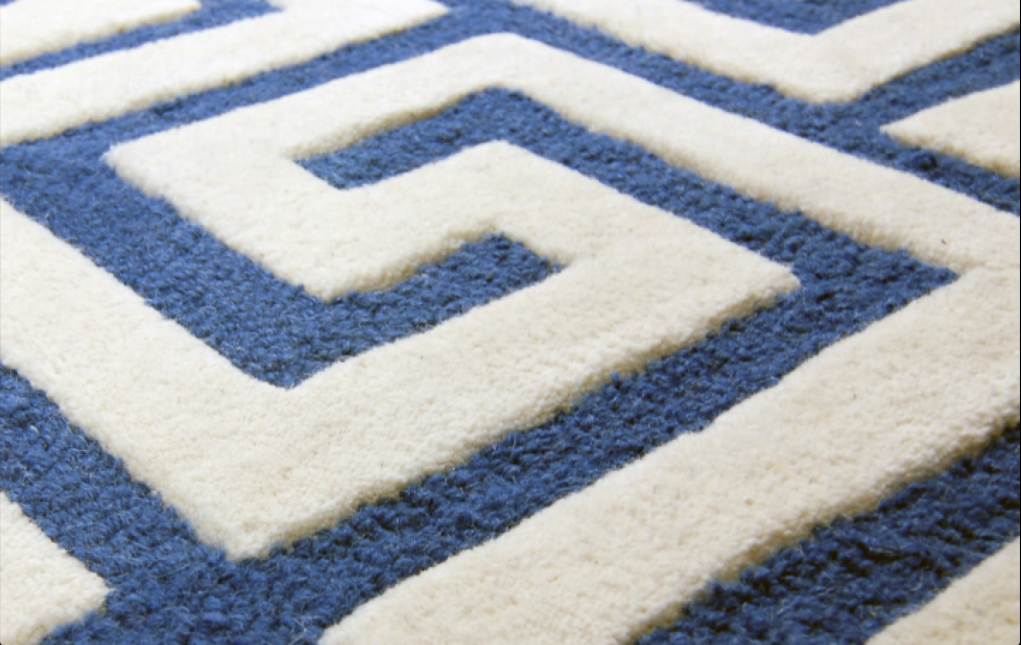
#> input picture Chapter03/images/blue_carpet.png, 1021 x 645 px
$ python -i streamlit_app.py   (imports and definitions only)   (older library calls are emulated)
#> lines starting #> are read from the running program, lines starting #| are printed output that depends on the picture; after the words box and inside, x2 and y2 are one past the last pixel; in counts of white or black regions, pixels touching at a corner belong together
#> further down, picture is the input picture: shape (645, 1021, 3); mean B, G, R 176.5, 168.3, 162.8
"""
Capítulo 3 - Efectos de Cartoonización
Demostración del código 05_cartoonizing.py
"""

import streamlit as st
import cv2
import numpy as np
import os
from PIL import Image

# Configuración de la página
# [5 lines not run here, left out]

def cartoonize_image(img, ksize=5, sketch_mode=False):
    """Función de cartoonización del código original"""
#> called with ksize = 5, sketch_mode = False
    num_repetitions, sigma_color, sigma_space, ds_factor = 10, 5, 7, 4

    # Convert image to grayscale
    img_gray = cv2.cvtColor(img, cv2.COLOR_BGR2GRAY)
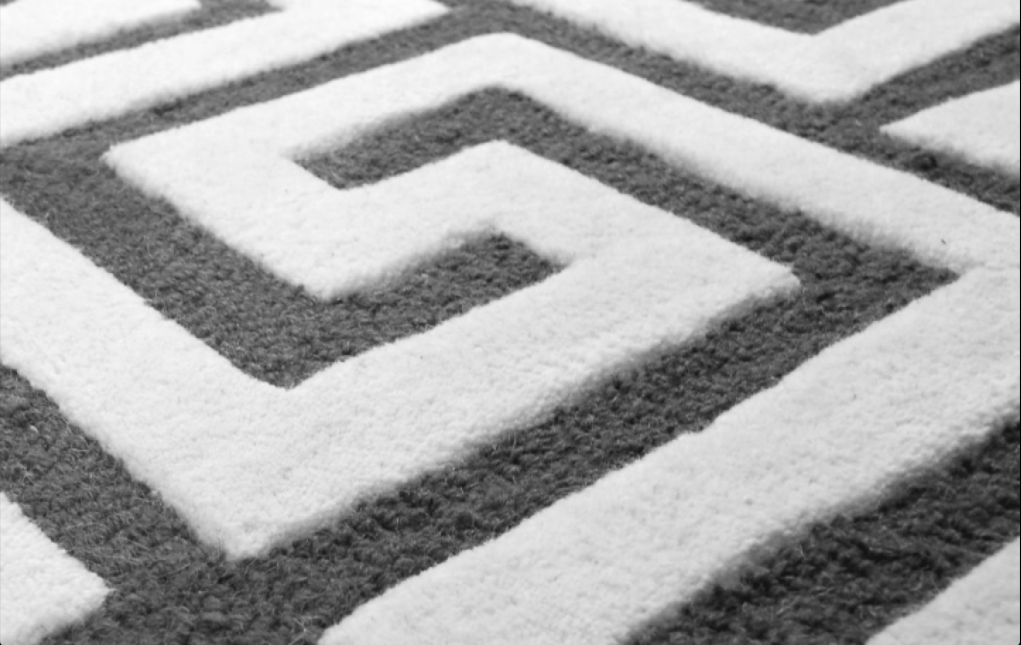
#> img_gray: shape (645, 1021); min 2, max 252, mean 167.6

    # Apply median filter to the grayscale image
    img_gray = cv2.medianBlur(img_gray, 7)

    # Detect edges in the image and threshold it
    edges = cv2.Laplacian(img_gray, cv2.CV_8U, ksize=ksize)
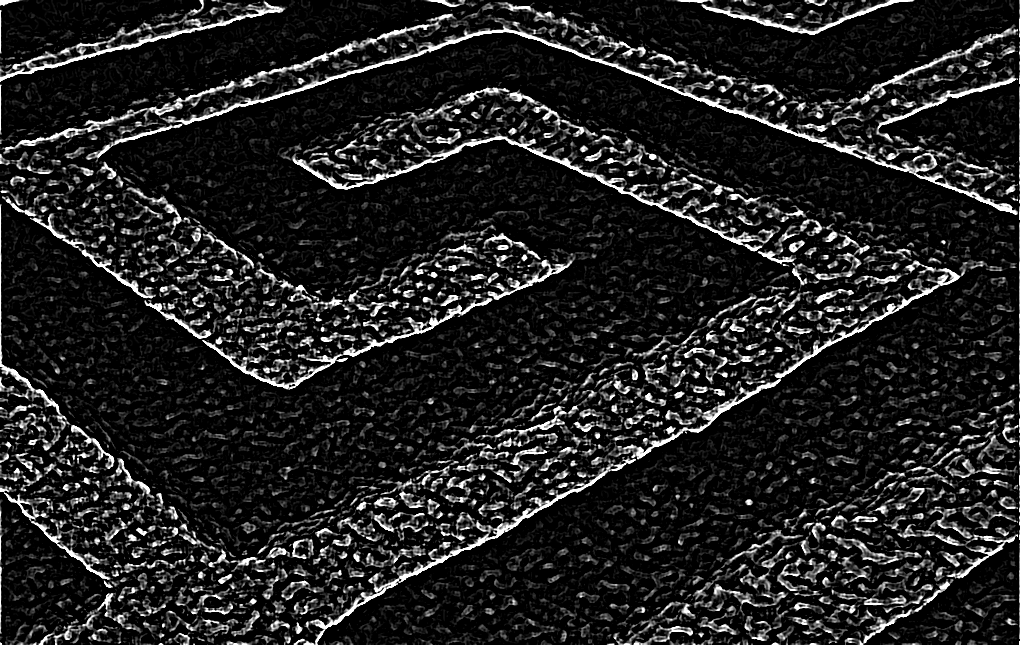
#> edges: shape (645, 1021); min 0, max 255, mean 33.3
    ret, mask = cv2.threshold(edges, 100, 255, cv2.THRESH_BINARY_INV)
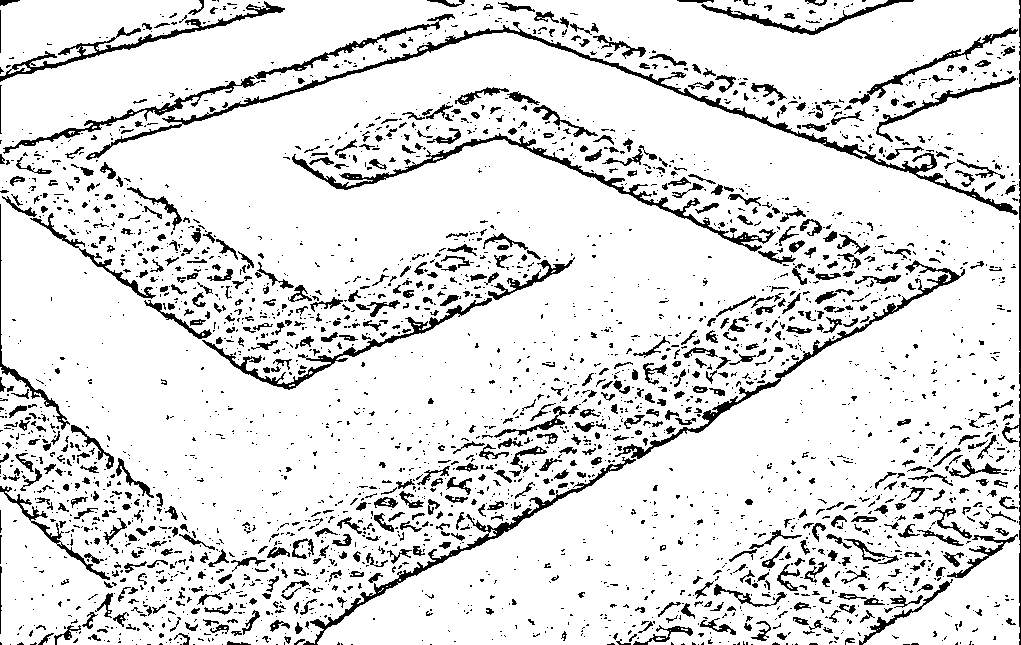
#> mask: shape (645, 1021); 88.1% white; 3022 black regions (2279 under 20 px), largest, box (x1, y1, x2, y2) and area: (86, 22, 1018, 215) 4701, (292, 133, 776, 252) 2958, (615, 260, 965, 459) 2333

    # 'mask' is the sketch of the image
    if sketch_mode:
        return cv2.cvtColor(mask, cv2.COLOR_GRAY2BGR)

    # Resize the image to a smaller size for faster computation
    img_small = cv2.resize(img, None, fx=1.0/ds_factor, fy=1.0/ds_factor, interpolation=cv2.INTER_AREA)
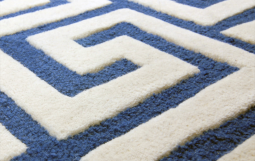
#> img_small: shape (161, 255, 3); mean B, G, R 176.7, 168.5, 163.1

    # Apply bilateral filter the image multiple times
    for i in range(num_repetitions):
        img_small = cv2.bilateralFilter(img_small, ksize, sigma_color, sigma_space)

    img_output = cv2.resize(img_small, None, fx=ds_factor, fy=ds_factor, interpolation=cv2.INTER_LINEAR)

    # Ensure mask and output image have compatible dimensions
    if len(img_output.shape) == 3:  # Color image
        h, w = img_output.shape[:2]
#> h = 644; w = 1020
    else:  # Grayscale image
        h, w = img_output.shape

    # Resize mask to match output image dimensions if needed
    if mask.shape != (h, w):
        mask = cv2.resize(mask, (w, h))
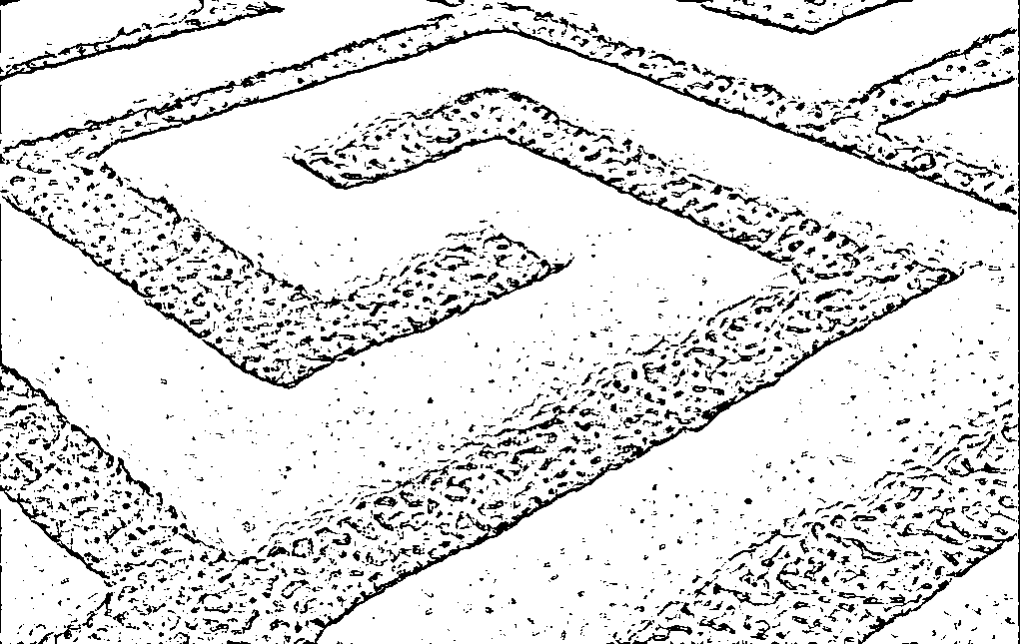
#> mask: shape (644, 1020); min 0, max 255, mean 224.6

    # Add the thick boundary lines to the image using 'AND' operator
    dst = cv2.bitwise_and(img_output, img_output, mask=mask)
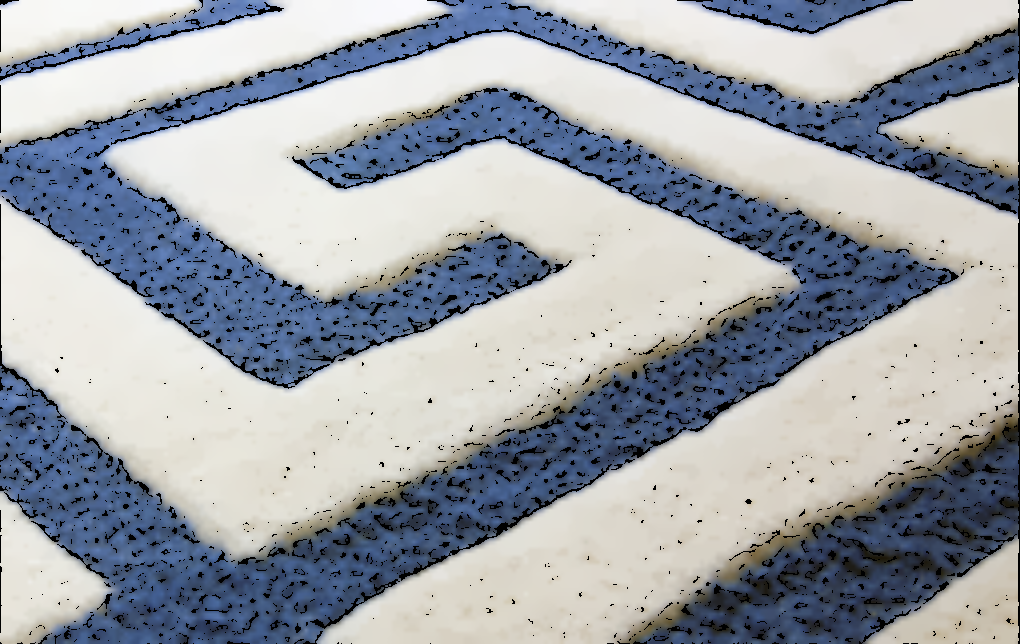
#> dst: shape (644, 1020, 3); mean B, G, R 169.2, 162.4, 157.7
    return dst

def load_image():
    """Carga la imagen de entrada (preferentemente blue_carpet.png)"""
    script_dir = os.path.dirname(os.path.abspath(__file__))

    # Lista de imágenes disponibles (prioridad a blue_carpet.png)
    image_files = ['blue_carpet.png', 'green_dots.png']

    for img_file in image_files:
        img_path = os.path.join(script_dir, 'images', img_file)
        if os.path.exists(img_path):
            img = cv2.imread(img_path)
            if img is not None:
                return img, img_file

    # Crear imagen de ejemplo si no existe ninguna
    img = np.ones((400, 600, 3), dtype=np.uint8) * 200

    # Crear contenido visual para cartoonización
    # Fondo degradado
    for y in range(400):
        for x in range(600):
            img[y, x] = [150 + int(50 * np.sin(x/50)),
                        180 + int(30 * np.cos(y/40)),
                        120 + int(80 * np.sin((x+y)/60))]

    # Añadir formas geométricas
    cv2.rectangle(img, (100, 100), (500, 300), (80, 120, 200), -1)
    cv2.circle(img, (300, 200), 80, (200, 80, 120), -1)
    cv2.ellipse(img, (450, 150), (60, 40), 45, 0, 360, (120, 200, 80), -1)
    cv2.putText(img, 'CARTOON', (220, 210), cv2.FONT_HERSHEY_SIMPLEX, 1, (255, 255, 255), 2)

    return img, "imagen_generada.png"

def cv2_to_pil(cv2_img):
    """Convierte imagen de OpenCV (BGR) a PIL (RGB)"""
    rgb_img = cv2.cvtColor(cv2_img, cv2.COLOR_BGR2RGB)
    return Image.fromarray(rgb_img)

def pil_to_cv2(pil_img):
    """Convierte imagen de PIL (RGB) a OpenCV (BGR)"""
    rgb_array = np.array(pil_img)
    return cv2.cvtColor(rgb_array, cv2.COLOR_RGB2BGR)

# Sidebar para seleccionar fuente de imagen
# [1 line not run here, left out]
# [5 lines that did not run here, left out]

# Cargar imagen según la opción seleccionada
img = None
img_name = ""

# [210 lines not run here, left out]

>>> import cv2
>>> picture = cv2.imread('images/blue_carpet.png')
>>> result = cartoonize_image(picture)
